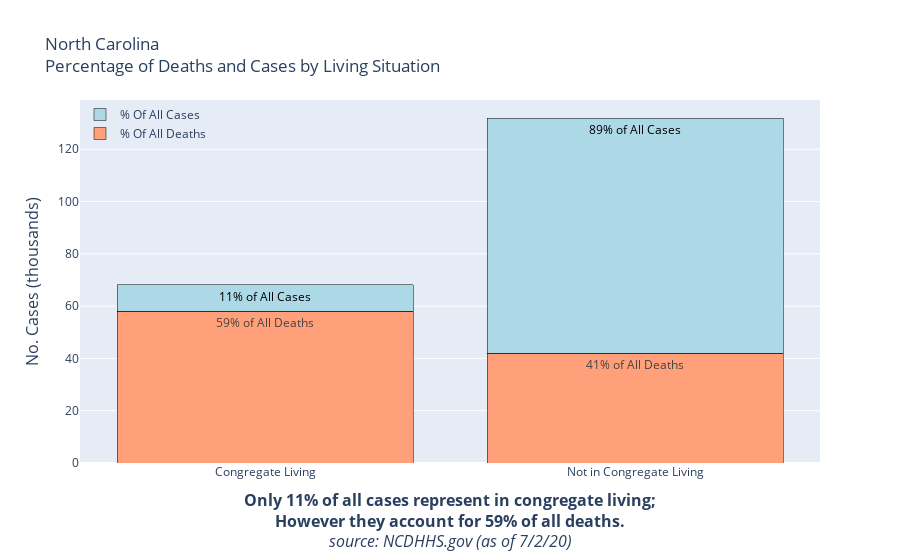

Write notebook code for a chart like this one.
### Code cell
import plotly.graph_objects as go
# fig = px.bar(df_grouped.reset_index(), x='Congregate_Living',y = 'Deaths', color = 'Cases', barmode = 'group', title='Population of European continent')
# fig.show()
fig = go.Figure(data=[
    go.Bar(name = '% Of All Deaths', x=df_grouped.reset_index()['Congregate_Living'],y = df_grouped.reset_index()['%TotalDeaths'],text=['59% of All Deaths','41% of All Deaths'],marker_color='lightsalmon',
            textposition='inside',marker_line_color='black'),
    go.Bar(name = '% Of All Cases', x=df_grouped.reset_index()['Congregate_Living'],y = df_grouped.reset_index()['%TotalCases'],text=['11% of All Cases', '89% of All Cases'],marker_color='lightblue',
            textposition='inside',marker_line_color='black', textfont=dict(color="black"))
])
# Change the bar mode
fig.update_layout(barmode='stack', title = 'North Carolina<br>Percentage of Deaths and Cases by Living Situation',
    yaxis=dict(
        title='No. Cases (thousands)',
        titlefont_size=16,
        tickfont_size=12,
    ),
    xaxis=dict(
        title="<b>Only 11% of all cases represent in congregate living;<br>However they account for 59% of all deaths.</b><br><i>source: NCDHHS.gov (as of 7/2/20)</i>",
        titlefont_size=16,
        tickfont_size=12,
    ),              
    legend=dict(
        x=0,
        y=1.0,
        bgcolor='rgba(255, 255, 255, 0)',
        bordercolor='rgba(255, 255, 255, 0)'
    ))

fig.show()

### Figure 1 — Plotly figure (JSON) as saved in the notebook; plotly's stock layout.template omitted (floating-point values rounded to 4 significant figures)
{"data": [{"marker": {"color": "lightsalmon", "line": {"color": "black"}}, "name": "% Of All Deaths", "text": ["59% of All Deaths", "41% of All Deaths"], "textposition": "inside", "type": "bar", "x": ["Congregate Living", "Not in Congregate Living"], "y": [57.96, 42.04]}, {"marker": {"color": "lightblue", "line": {"color": "black"}}, "name": "% Of All Cases", "text": ["11% of All Cases", "89% of All Cases"], "textfont": {"color": "black"}, "textposition": "inside", "type": "bar", "x": ["Congregate Living", "Not in Congregate Living"], "y": [10.14, 89.86]}], "layout": {"autosize": true, "barmode": "stack", "legend": {"bgcolor": "rgba(255, 255, 255, 0)", "bordercolor": "rgba(255, 255, 255, 0)", "x": 0, "y": 1}, "title": {"text": "North Carolina<br>Percentage of Deaths and Cases by Living Situation"}, "xaxis": {"autorange": true, "range": [-0.5, 1.5], "tickfont": {"size": 12}, "title": {"font": {"size": 16}, "text": "<b>Only 11% of all cases represent in congregate living;<br>However they account for 59% of all deaths.</b><br><i>source: NCDHHS.gov (as of 7/2/20)</i>"}, "type": "category"}, "yaxis": {"autorange": true, "range": [0, 138.8], "tickfont": {"size": 12}, "title": {"font": {"size": 16}, "text": "No. Cases (thousands)"}, "type": "linear"}}}
